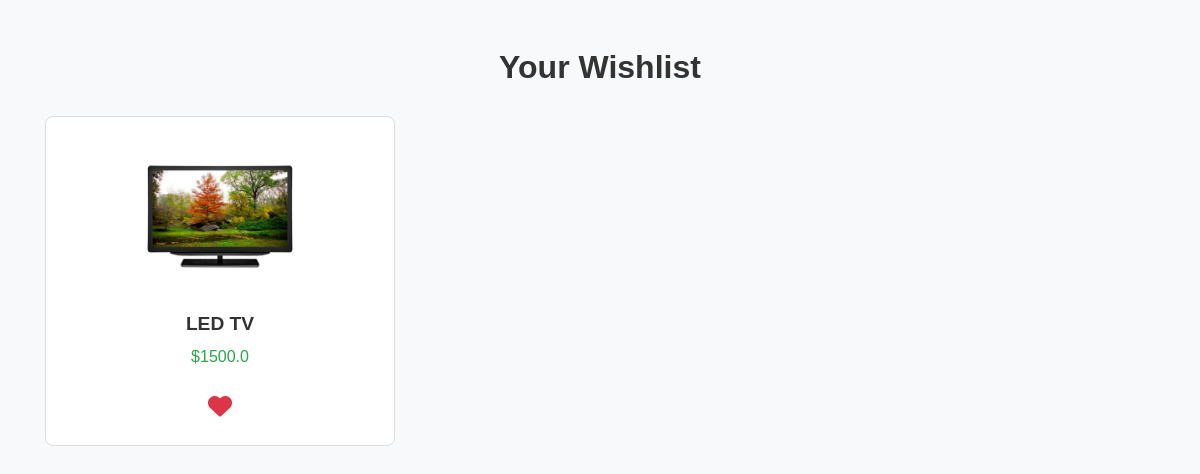
The page /wishlist/ (signed in) on the database its author committed.
### store/models.py (models this page shows, shortened)
class Wishlist(models.Model):
    user = models.ForeignKey(User, on_delete=models.CASCADE)
    product = models.ForeignKey(Product, on_delete=models.CASCADE)
    class Meta:
        unique_together = ('user', 'product')  # Prevent duplicates in wishlist

class Product(models.Model):
    name = models.CharField(max_length=200)
    price = models.FloatField()
    description = models.TextField(default="No description available")
    category = models.CharField(max_length=100, blank=True, null=True)
    brand = models.CharField(max_length=100, blank=True, null=True)
    color = models.CharField(max_length=50, blank=True, null=True)
    warranty = models.CharField(max_length=500, blank=True, null=True)
    image = models.ImageField(null=True, blank=True)
    digital = models.BooleanField(default=False, null=True, blank=True)
    @property
    def imageURL(self):
        try:
            url = self.image.url
        except:
            url = ''
        return url

### store/views.py (the view)
# urls.py: path('wishlist/', views.wishlist_view, name='wishlist'),  # Wishlist page
@login_required(login_url='login_view')  # Redirect to login if not authenticated
def wishlist_view(request):
    wishlist_items = Wishlist.objects.filter(user=request.user)
    return render(request, 'store/wishlist.html', {'wishlist_items': wishlist_items})

### store/templates/store/wishlist.html (shortened to what this page needs)
<!DOCTYPE html>
<html lang="en">
<head>
    <link rel="stylesheet" href="https://stackpath.bootstrapcdn.com/bootstrap/4.5.2/css/bootstrap.min.css">
    <link rel="stylesheet" href="https://cdnjs.cloudflare.com/ajax/libs/font-awesome/6.0.0/css/all.min.css">
</head>
<body>
    <div class="container mt-5">
        <h2>Your Wishlist</h2>
        <div class="row" id="wishlist-container">
            {% for item in wishlist_items %}
                <div class="col-md-4" id="product-{{ item.product.id }}">
                    <div class="product-card">
                        <img src="{{ item.product.imageURL }}" alt="{{ item.product.name }}" class="img-fluid">
                        <h5>{{ item.product.name }}</h5>
                        <p>${{ item.product.price }}</p>
                        <a href="javascript:void(0);" onclick="toggleWishlist({{ item.product.id }})" class="wishlist-btn" data-id="{{ item.product.id }}">
                            <i class="fas fa-heart {% if item.product in user.wishlist_set.all %}filled{% endif %}"></i>
                        </a>
                    </div>
                </div>
            {% empty %}
                <div class="col-12">
                    <p class="wishlist-empty" id="empty-message">Your wishlist is empty.</p>
                </div>
            {% endfor %}
        </div>
    </div>
</body>
</html>

### store/templates/store/wishlist.html (style rules this page uses)
body { font-family: 'Arial', sans-serif; background-color: #f8f9fa; color: #333; }
h2 { font-weight: bold; text-align: center; margin-bottom: 30px; }
.product-card { background: #fff; border: 1px solid #ddd; border-radius: 8px; padding: 20px; margin-bottom: 20px; text-align: center; transition: transform 0.3s ease, box-shadow 0.3s ease; }
.product-card img { border-radius: 8px; max-height: 150px; margin-bottom: 15px; }
.product-card h5 { font-size: 1.2rem; font-weight: 600; margin: 10px 0; }
.product-card p { font-size: 1rem; font-weight: 500; color: #28a745; margin: 10px 0; }
.wishlist-btn { display: inline-block; margin-top: 10px; font-size: 1.5rem; color: #dc3545; cursor: pointer; transition: color 0.3s ease, transform 0.3s ease; }

### rows shown on the page
Wishlist: product.imageURL (picture), product.name "LED TV", product.price "1500.0"
